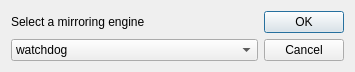
<?xml version="1.0" encoding="UTF-8"?>
<ui version="4.0">
 <class>mirroring_engine_dialog</class>
 <widget class="QDialog" name="mirroring_engine_dialog">
  <property name="geometry">
   <rect>
    <x>0</x>
    <y>0</y>
    <width>355</width>
    <height>72</height>
   </rect>
  </property>
  <property name="windowTitle">
   <string>Mirroring engine</string>
  </property>
  <property name="windowIcon">
   <iconset resource="resource.qrc">
    <normaloff>:/resources/icons8-logbook-64.png</normaloff>:/resources/icons8-logbook-64.png</iconset>
  </property>
  <layout class="QVBoxLayout" name="verticalLayout">
   <item>
    <layout class="QGridLayout" name="gridLayout">
     <item row="0" column="0">
      <widget class="QLabel" name="label">
       <property name="text">
        <string>Select a mirroring engine</string>
       </property>
       <property name="buddy">
        <cstring>comboBox</cstring>
       </property>
      </widget>
     </item>
     <item row="0" column="1" rowspan="2">
      <widget class="QDialogButtonBox" name="buttonBox">
       <property name="orientation">
        <enum>Qt::Vertical</enum>
       </property>
       <property name="standardButtons">
        <set>QDialogButtonBox::Cancel|QDialogButtonBox::Ok</set>
       </property>
      </widget>
     </item>
     <item row="1" column="0">
      <widget class="QComboBox" name="comboBox">
       <item>
        <property name="text">
         <string>watchdog</string>
        </property>
       </item>
       <item>
        <property name="text">
         <string>robocopy</string>
        </property>
       </item>
      </widget>
     </item>
    </layout>
   </item>
  </layout>
 </widget>
 <resources>
  <include location="resource.qrc"/>
 </resources>
 <connections>
  <connection>
   <sender>buttonBox</sender>
   <signal>accepted()</signal>
   <receiver>mirroring_engine_dialog</receiver>
   <slot>accept()</slot>
   <hints>
    <hint type="sourcelabel">
     <x>248</x>
     <y>254</y>
    </hint>
    <hint type="destinationlabel">
     <x>157</x>
     <y>274</y>
    </hint>
   </hints>
  </connection>
  <connection>
   <sender>buttonBox</sender>
   <signal>rejected()</signal>
   <receiver>mirroring_engine_dialog</receiver>
   <slot>reject()</slot>
   <hints>
    <hint type="sourcelabel">
     <x>316</x>
     <y>260</y>
    </hint>
    <hint type="destinationlabel">
     <x>286</x>
     <y>274</y>
    </hint>
   </hints>
  </connection>
 </connections>
</ui>
